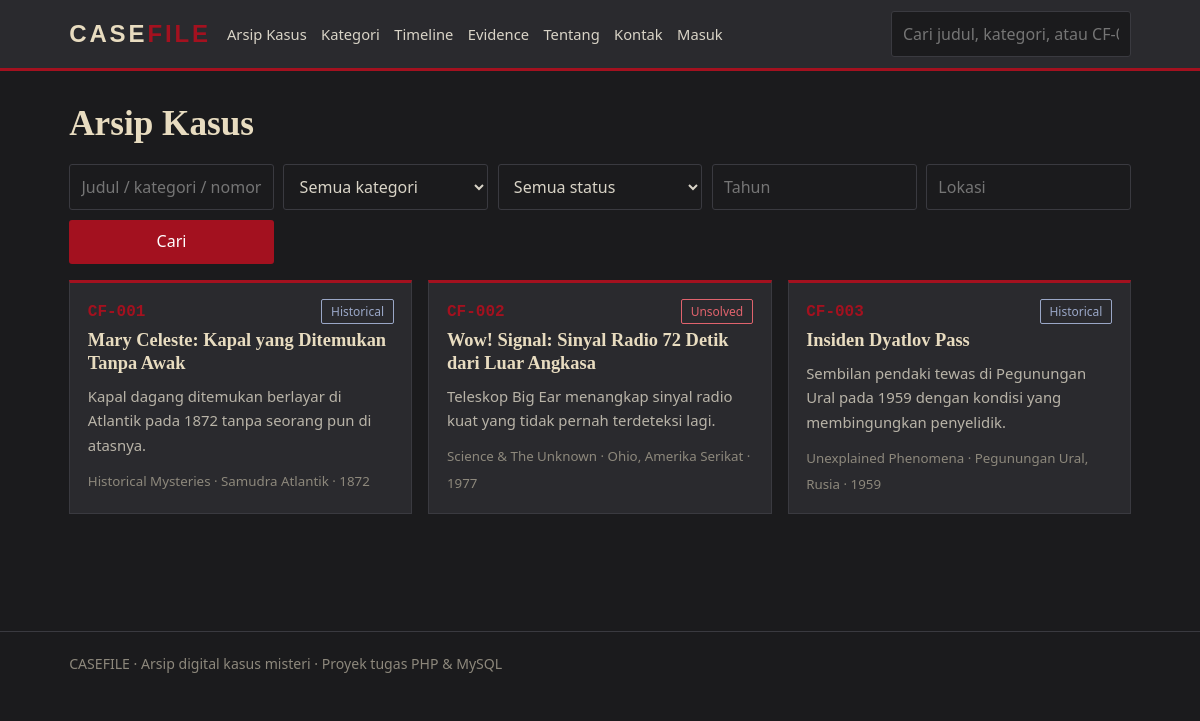
The app's page /cases.php with its own data.
### tables this page shows
CREATE TABLE articles (
  id INT AUTO_INCREMENT PRIMARY KEY,
  case_id VARCHAR(10) NOT NULL UNIQUE,
  judul VARCHAR(200) NOT NULL,
  ringkasan VARCHAR(300) NOT NULL,
  isi MEDIUMTEXT NOT NULL,
  category_id INT NOT NULL,
  author_id INT NOT NULL,
  admin_id INT NULL,
  status ENUM('Solved','Unsolved','Ongoing Investigation','Historical') NOT NULL DEFAULT 'Historical',
  lokasi VARCHAR(100) NOT NULL,
  tahun SMALLINT NOT NULL,
  editors_note TEXT,
  views INT NOT NULL DEFAULT 0,
  created_at TIMESTAMP DEFAULT CURRENT_TIMESTAMP,
  FOREIGN KEY (category_id) REFERENCES categories(id),
  FOREIGN KEY (author_id) REFERENCES authors(id),
  FOREIGN KEY (admin_id) REFERENCES admins(id) ON DELETE SET NULL
);

CREATE TABLE categories (
  id INT AUTO_INCREMENT PRIMARY KEY,
  nama VARCHAR(100) NOT NULL,
  deskripsi TEXT
);

### cases.php (the view, shortened to what this page needs)
<?php
$title = 'Arsip Kasus'; include 'includes/header.php';
$q = trim($_GET['q'] ?? ''); $kat = (int)($_GET['kat'] ?? 0);
$status = $_GET['status'] ?? ''; $tahun = (int)($_GET['tahun'] ?? 0); $lokasi = trim($_GET['lokasi'] ?? '');
$w = []; $t = ''; $p = [];
$sql = "SELECT a.*,c.nama kategori FROM articles a JOIN categories c ON c.id=a.category_id"
     . ($w ? ' WHERE ' . implode(' AND ', $w) : '') . " ORDER BY a.created_at DESC";
$st = $conn->prepare($sql);
$st->execute(); $res = $st->get_result();
?>
<h1>Arsip Kasus</h1>
<form method="get" class="row">
  <input name="q" placeholder="Judul / kategori / nomor kasus" value="<?= e($q) ?>">
  <select name="kat"><option value="">Semua kategori</option>
  </select>
  <select name="status"><option value="">Semua status</option>
  </select>
  <input name="tahun" type="number" placeholder="Tahun" value="<?= $tahun ?: '' ?>">
  <input name="lokasi" placeholder="Lokasi" value="<?= e($lokasi) ?>">
  <button>Cari</button>
</form>
<?php if ($res->num_rows): ?>
  <div class="grid"><?php while ($r = $res->fetch_assoc()) echo card($r); ?></div>
<?php else: ?>
  <p class="msg err">Tidak ada kasus yang cocok. Coba kurangi filter atau ubah kata kunci.</p>
<?php endif; include 'includes/footer.php'; ?>

### koneksi.php (shortened to what this page needs)
<?php
function e($s) { return htmlspecialchars((string)$s, ENT_QUOTES, 'UTF-8'); }
function badge($s) {
    return '<span class="badge s-' . strtolower(str_replace(' ', '-', $s)) . '">' . e($s) . '</span>';
}
function card($r) {
    return '<a class="card" href="' . BASE . 'case_detail.php?id=' . (int)$r['id'] . '">'
        . '<div class="meta"><span class="cid">' . e($r['case_id']) . '</span>' . badge($r['status']) . '</div>'
        . '<h3>' . e($r['judul']) . '</h3><p>' . e($r['ringkasan']) . '</p>'
        . '<small>' . e($r['kategori']) . ' · ' . e($r['lokasi']) . ' · ' . e($r['tahun']) . '</small></a>';
}

### assets/style.css (style rules this page uses)
:root { --char:#1b1b1d;--gray:#2a2a2e;--gray2:#3a3a40;--red:#a3111f;--paper:#e8dcc0;--ink:#d9d4c7 }
* { box-sizing:border-box }
body { margin:0;background:var(--char);color:var(--ink);font:16px/1.65 "Segoe UI",system-ui,sans-serif }
a { color:inherit;text-decoration:none }
h1,h2,h3 { font-family:Georgia,"Times New Roman",serif;color:var(--paper);line-height:1.25;margin:.2em 0 .5em }
h1 { font-size:2.2rem }
.search input,input,select,textarea { background:var(--char);border:1px solid var(--gray2);color:var(--ink);padding:.55rem .7rem;border-radius:3px;font:inherit;width:100% }
.grid { display:grid;grid-template-columns:repeat(auto-fill,minmax(290px,1fr));gap:1rem }
.card { display:block;background:var(--gray);border:1px solid var(--gray2);border-top:3px solid var(--red);padding:1rem 1.1rem }
.card h3 { font-size:1.15rem }
.card p { margin:.3rem 0 .6rem;color:#b9b4a8;font-size:.93rem }
.card small { color:#8d887c }
.meta { display:flex;justify-content:space-between;align-items:center }
.cid { font-family:Consolas,monospace;color:var(--red);font-weight:700 }
.badge { font-size:.75rem;padding:.1rem .55rem;border:1px solid currentColor;border-radius:2px }
.s-unsolved { color:#e0636d }
.s-historical { color:#9aa7c7 }
.row { display:grid;grid-template-columns:repeat(auto-fit,minmax(170px,1fr));gap:.6rem;margin-bottom:1rem }
button,.btn { background:var(--red);color:#fff;border:0;padding:.55rem 1.1rem;border-radius:3px;cursor:pointer;font:inherit;display:inline-block }

### records on screen
articles: case "CF-001", status "Historical", judul "Mary Celeste: Kapal yang Ditemukan Tanpa Awak", ringkasan "Kapal dagang ditemukan berlayar di Atlantik pada 1872 tanpa seorang pun di atasnya.", category.nama "Historical Mysteries", lokasi "Samudra Atlantik", tahun "1872"
articles: case "CF-002", status "Unsolved", judul "Wow! Signal: Sinyal Radio 72 Detik dari Luar Angkasa", ringkasan "Teleskop Big Ear menangkap sinyal radio kuat yang tidak pernah terdeteksi lagi.", category.nama "Science & The Unknown", lokasi "Ohio, Amerika Serikat", tahun "1977"
articles: case "CF-003", status "Historical", judul "Insiden Dyatlov Pass", ringkasan "Sembilan pendaki tewas di Pegunungan Ural pada 1959 dengan kondisi yang membingungkan penyelidik.", category.nama "Unexplained Phenomena", lokasi "Pegunungan Ural, Rusia", tahun "1959"
